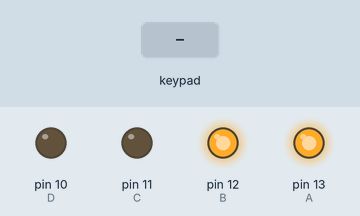
A sketch run on a simulated Arduino Uno, built with avr-gcc and run on an emulated ATmega328P. Shown: output pins drawn as LEDs (lit = HIGH). Inputs (shaded band) come from the test bench. What the sketch prints to the serial monitor is not drawn.

Above: at 1.8 s.
1.9 s: key '1' pressed
At 3.5 s:
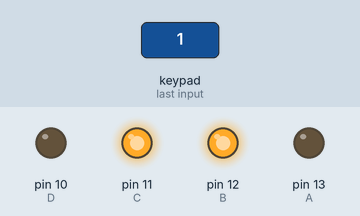
5.0 s: keypad keys 5 4 3 2 pressed 0.761 s apart
At 10.3 s:
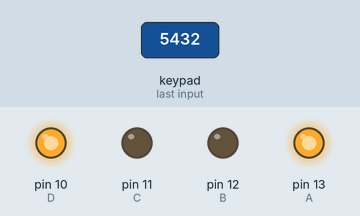
11.1 s: key 'A' pressed
At 11.8 s:
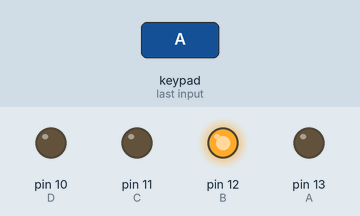
14.2 s: keypad keys 5 4 3 2 # pressed 0.761 s apart
At 21.0 s:
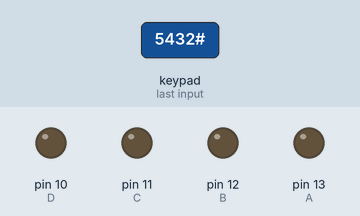
21.1 s: key 'B' pressed
24.2 s: keypad keys 5 4 3 2 * pressed 0.761 s apart
Timing chart, 0 to 32.1 s (numbered marks = the images above; inputs shaded):
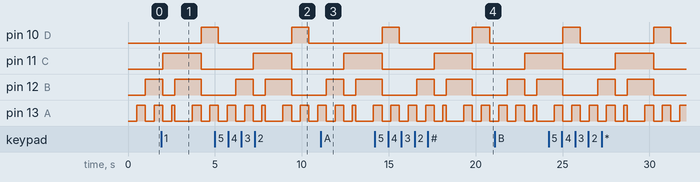

Measured:
- by itself, pin 10 (D): alternates HIGH for 1.0 s and LOW for 4.2 s

The sketch:

Lopez_Narvaez_Proyecto.ino
```cpp
#include <Key.h>
#include <Keypad.h>

const byte ROWS = 4; //four rows
const byte COLS = 4; //four columns
char hexaKeys[ROWS][COLS] = {
  {'1', '2', '3', 'A'},
  {'4', '5', '6', 'B'},
  {'7', '8', '9', 'C'},
  {'*', '0', '#', 'D'}
};
byte rowPins[ROWS] = {5, 4, 3, 2};
byte colPins[COLS] = {9, 8, 7, 6};
char pwsd1 [5] = {'*', '*', 'A', 'B', 'C'};
char pwsd2 [5] = {'#', '#', 'A', 'B', 'C'};
char pwsd3 [5] = {'*', '*', 'B', 'C', 'D'};
char pwsd4 [5] = {'#', '#', 'B', 'C', 'D'};
char master [5] = {'*', '*', 'A', '#', '#'};

int A = 13;
int B = 12;
int C = 11;
int D = 10;
int vector[5];
int vector2[5];
int i = 0;
int j = 0;
int k = 0;
int cont = 0;
String contrasena;
boolean a = false;
Keypad customKeypad = Keypad( makeKeymap(hexaKeys), rowPins, colPins, ROWS, COLS);
void setup() {
  // put your setup code here, to run once:
  Serial.begin(9600);
  pinMode(0, INPUT);
  pinMode(13, OUTPUT);
  pinMode(12, OUTPUT);
  pinMode(11, OUTPUT);
  pinMode(10, OUTPUT);
  pinMode(1, OUTPUT);
}

void loop() {
  char customKey = customKeypad.getKey();
  if (customKey) {

    switch (i) {

      case 0:
        vector[i] = customKey;
        i++;
        Serial.print(customKey);
        break;
      case 1:
        vector[i] = customKey;
        i++;
        Serial.print(customKey);
        break;
      case 2:
        vector[i] = customKey;
        i++;
        Serial.print(customKey);
        break;

      case 3:
        vector[i] = customKey;
        i++;
        Serial.print(customKey);
        break;
      case 4:
        vector[i] = customKey;
        Serial.print(customKey);
        Serial.print(": ");
        if (cont != 3) {

          if (vector[0] == pwsd1[0] && vector[1] == pwsd1[1] && vector[2] == pwsd1[2] && vector[3] == pwsd1[3] && vector[4] == pwsd1[4]) {

            Serial.println("CONTRASENA CORRECTA");
            Serial.println("Empleado Ingresado correctamente");
            cont = 0;

          }
          else if (vector[0] == pwsd2[0] && vector[1] == pwsd2[1] && vector[2] == pwsd2[2] && vector[3] == pwsd2[3] && vector[4] == pwsd2[4]) {

            Serial.println("CONTRASENA CORRECTA");
            Serial.println("Empleado Ingresado correctamente");
            cont = 0;

          }
          else if (vector[0] == pwsd3[0] && vector[1] == pwsd3[1] && vector[2] == pwsd3[2] && vector[3] == pwsd3[3] && vector[4] == pwsd3[4]) {

            Serial.println("CONTRASENA CORRECTA");
            Serial.println("Empleado Ingresado correctamente");
            cont = 0;

          }
          else if (vector[0] == pwsd4[0] && vector[1] == pwsd4[1] && vector[2] == pwsd4[2] && vector[3] == pwsd4[3] && vector[4] == pwsd4[4]) {

            Serial.println("CONTRASENA CORRECTA");
            Serial.println("Empleado Ingresado correctamente");
            cont = 0;

          }
          else {
            Serial.println("CONTRASENA INCORRECTA!!! Ingrese Nuevamente");
            cont++;
            if (cont == 3) {
              Serial.print("Ingrese clave Master: ");

            }
          }
          i = 0;
          break;

        } else if (cont == 3) {
          if (vector[0] == master[0] && vector[1] == master[1] && vector[2] == master[2] && vector[3] == master[3] && vector[4] == master[4]) {
            Serial.println("CONTRASENA MASTER CORRECTA");

          }
          cont = 0;
          i = 0;
        }
    }

  }


  if (digitalRead(0) == LOW) {
    delay(500);
    k++;

    if (k > 9) {
      k = 0;
    }

  }
  display1(k);
}

void display1(int j) {
  switch (j) {

    //0
    case 0: digitalWrite(A, LOW);
      digitalWrite(B, LOW);
      digitalWrite(C, LOW);
      digitalWrite(D, LOW);
      break;
    //1
    case 1: digitalWrite(A, HIGH);
      digitalWrite(B, LOW);
      digitalWrite(C, LOW);
      digitalWrite(D, LOW);
      break;;
    //2
    case 2: digitalWrite(A, LOW);
      digitalWrite(B, HIGH);
      digitalWrite(C, LOW);
      digitalWrite(D, LOW);
      break;
    //3
    case 3: digitalWrite(A, HIGH);
      digitalWrite(B, HIGH);
      digitalWrite(C, LOW);
      digitalWrite(D, LOW);
      break;
    //4
    case 4: digitalWrite(A, LOW);
      digitalWrite(B, LOW);
      digitalWrite(C, HIGH);
      digitalWrite(D, LOW);
      break;
    //5
    case 5: digitalWrite(A, HIGH);
      digitalWrite(B, LOW);
      digitalWrite(C, HIGH);
      digitalWrite(D, LOW);
      delay(200);
    //6
    case 6: digitalWrite(A, LOW);
      digitalWrite(B, HIGH);
      digitalWrite(C, HIGH);
      digitalWrite(D, LOW);
      break;
    //7
    case 7: digitalWrite(A, HIGH);
      digitalWrite(B, HIGH);
      digitalWrite(C, HIGH);
      digitalWrite(D, LOW);
      break;
    //8
    case 8: digitalWrite(A, LOW);
      digitalWrite(B, LOW);
      digitalWrite(C, LOW);
      digitalWrite(D, HIGH);
      break;
    //9
    case 9: digitalWrite(A, HIGH);
      digitalWrite(B, LOW);
      digitalWrite(C, LOW);
      digitalWrite(D, HIGH);
      break;
  }
}
```
